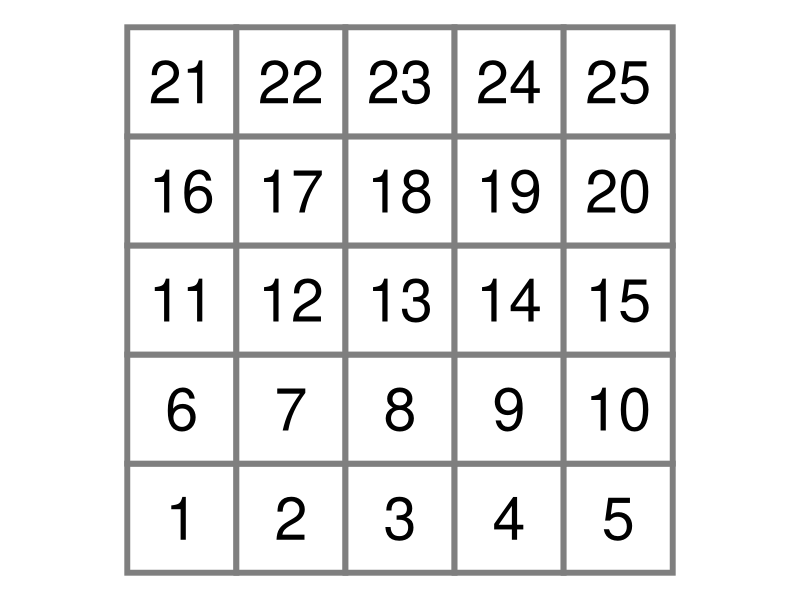
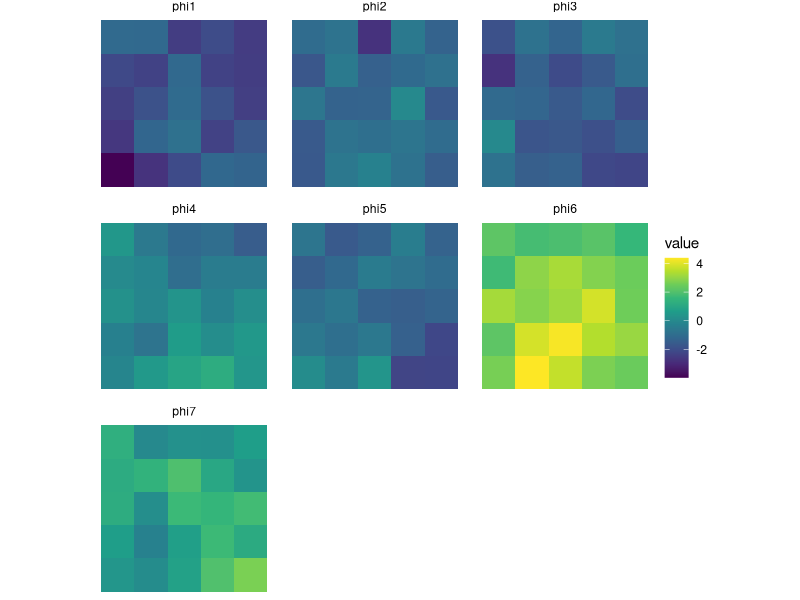

Write R code to recreate these figures, in order.
## ---- chunk 1
#| label: load-packages
#| output: false
#| code-summary: "Code: Load the packages"

library(tidyverse)
library(igraph)
library(viridis)
## ---- chunk 2
n      <- 5
nsites <- n^2
spat_domain <- expand.grid(x = 1:n, y = 1:n)
spat_domain$label <- 1:(n*n)
spat_domain_g <- make_lattice(c(n,n), mutual = TRUE)
W <- as.matrix(as_adjacency_matrix(spat_domain_g, sparse=1))
M <- diag(rowSums(W))

ggplot(spat_domain) +
  geom_tile(aes(x, y), linewidth = 2, color = "grey50", fill="white") +
  geom_text(aes(x, y, label=label), size = 15) +
  coord_fixed() + 
  theme_void()
## ---- chunk 3
#| code-summary: "Code: univariate CAR samples"

p    <- 7
tau2 <- c(1,1,1,1,1,1,1)
rho  <- 0.99
spat_re <- matrix(NA, nrow = nsites, ncol = p)

for (i in 1:p){
  spat_prec   <- (1/tau2[i])*(M-rho*W)
  spat_domain[, ncol(spat_domain) + 1] <- backsolve(chol(spat_prec), 
                                                    matrix(rnorm(nsites), 
                                                           nrow = nsites))
  colnames(spat_domain)[ncol(spat_domain)] <- paste0("phi", i)
}

spat_domain <- gather(spat_domain, key = "phi", value = "value", -c(x,y,label))
## ---- chunk 4

ggplot(spat_domain) +
  geom_tile(aes(x, y, fill=value)) +
  scale_fill_gradientn(colors = viridis(10)) +
  coord_fixed() +  
  theme_void() +
  facet_wrap(~phi)


